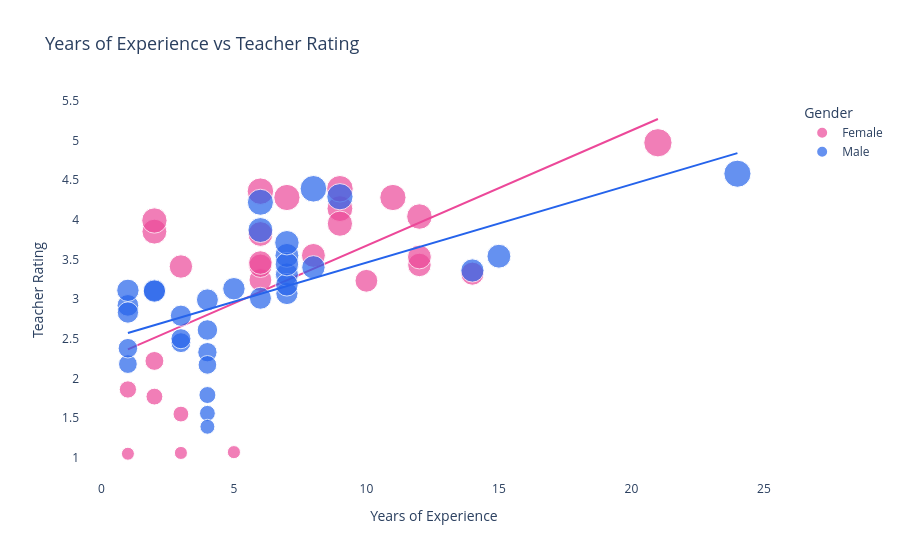

The cell this chart's notebook holds for it:
### Code cell
fig3=px.scatter(
    teachers,
    x="YearsOfExperience", 
    y="TeacherRating", 
    color="Gender", 
    size="TeacherRating", 
    hover_name="TeacherName", 
    trendline="ols", 
    title="Years of Experience vs Teacher Rating", 
    labels={"YearsOfExperience": "Years of Experience", 
           "TeacherRating": "Teacher Rating"}, 
    color_discrete_map={"Male": "#2563EB","Female": "#EC4899"}
)

fig3.update_layout(
    plot_bgcolor="white", 
    title_font_size=18
)

fig3.show()

### Figure 1 — Plotly figure (JSON) as saved in the notebook; plotly's stock layout.template omitted (floating-point values rounded to 4 significant figures)
{"data": [{"hovertemplate": "<b>%{hovertext}</b><br><br>Gender=Female<br>Years of Experience=%{x}<br>Teacher Rating=%{marker.size}<extra></extra>", "hovertext": ["Leonard Montgomery", "Jill Day", "Kristi Scott", "Angela Beard", "Alexander Tucker", "Carol Edwards", "Christopher Nelson", "Brian Carrillo", "Kari Pierce", "Tara Reynolds", "Adam Holmes", "Laurie Michael", "Timothy Bailey", "Brenda Mercer", "Wesley Garcia", "Yolanda Levine", "John Williams", "Emily Gutierrez", "Valerie Wiley", "Alexander Williams", "John Obrien", "Susan Johnson", "Shelby Patrick", "Alison Wilson", "Alexis Everett", "Noah Stewart", "Benjamin Gray"], "legendgroup": "Female", "marker": {"color": "#EC4899", "size": [3.24, 4.14, 4.39, 4.36, 2.22, 3.55, 3.85, 3.42, 4.28, 3.23, 3.99, 1.55, 1.06, 1.86, 4.04, 4.97, 1.05, 1.07, 3.46, 3.41, 1.77, 3.43, 4.28, 3.53, 3.95, 3.82, 3.32], "sizemode": "area", "sizeref": 0.01242, "symbol": "circle"}, "mode": "markers", "name": "Female", "orientation": "v", "showlegend": true, "type": "scatter", "x": [6, 9, 9, 6, 2, 8, 2, 6, 11, 10, 2, 3, 3, 1, 12, 21, 1, 5, 6, 3, 2, 12, 7, 12, 9, 6, 14], "xaxis": "x", "y": [3.24, 4.14, 4.39, 4.36, 2.22, 3.55, 3.85, 3.42, 4.28, 3.23, 3.99, 1.55, 1.06, 1.86, 4.04, 4.97, 1.05, 1.07, 3.46, 3.41, 1.77, 3.43, 4.28, 3.53, 3.95, 3.82, 3.32], "yaxis": "y"}, {"hovertemplate": "<b>OLS trendline</b><br>TeacherRating = 0.145224 * YearsOfExperience + 2.21992<br>R<sup>2</sup>=0.369439<br><br>Gender=Female<br>Years of Experience=%{x}<br>Teacher Rating=%{y} <b>(trend)</b><extra></extra>", "legendgroup": "Female", "marker": {"color": "#EC4899", "symbol": "circle"}, "mode": "lines", "name": "Female", "showlegend": false, "type": "scatter", "x": [1, 1, 2, 2, 2, 2, 3, 3, 3, 5, 6, 6, 6, 6, 6, 7, 8, 9, 9, 9, 10, 11, 12, 12, 12, 14, 21], "xaxis": "x", "y": [2.365, 2.365, 2.51, 2.51, 2.51, 2.51, 2.656, 2.656, 2.656, 2.946, 3.091, 3.091, 3.091, 3.091, 3.091, 3.236, 3.382, 3.527, 3.527, 3.527, 3.672, 3.817, 3.963, 3.963, 3.963, 4.253, 5.27], "yaxis": "y"}, {"hovertemplate": "<b>%{hovertext}</b><br><br>Gender=Male<br>Years of Experience=%{x}<br>Teacher Rating=%{marker.size}<extra></extra>", "hovertext": ["Amber Torres", "David Williams", "Rebecca Webb", "Steven Walker", "Frances Sanchez", "Susan Randolph", "John Armstrong", "David Carlson", "Brian Perez", "Tommy Haynes", "John Holmes", "Robert Mack", "Michael Kim", "Justin Pham", "Patrick Wilson", "David Webb", "David Aguirre", "James Holder", "Brandon Dawson", "Sharon Jackson", "Brenda Mclean", "Debra Escobar", "Jeffrey Clark", "Elizabeth Bishop", "Kimberly Miller", "Kevin Simpson", "Barbara Maynard", "Brent Walters", "Brad Griffin", "Theresa Gonzalez", "Aaron Kirby", "Brittany Scott", "Andrew Anderson"], "legendgroup": "Male", "marker": {"color": "#2563EB", "size": [1.56, 3.11, 3.36, 3.54, 2.18, 2.45, 3.07, 2.92, 2.33, 3.4, 2.5, 2.99, 4.22, 2.17, 2.83, 3.1, 3.01, 3.11, 2.79, 3.13, 1.39, 4.39, 2.38, 3.31, 4.58, 3.55, 2.61, 3.87, 1.79, 3.18, 4.29, 3.44, 3.71], "sizemode": "area", "sizeref": 0.01242, "symbol": "circle"}, "mode": "markers", "name": "Male", "orientation": "v", "showlegend": true, "type": "scatter", "x": [4, 2, 14, 15, 1, 3, 7, 1, 4, 8, 3, 4, 6, 4, 1, 2, 6, 1, 3, 5, 4, 8, 1, 7, 24, 7, 4, 6, 4, 7, 9, 7, 7], "xaxis": "x", "y": [1.56, 3.11, 3.36, 3.54, 2.18, 2.45, 3.07, 2.92, 2.33, 3.4, 2.5, 2.99, 4.22, 2.17, 2.83, 3.1, 3.01, 3.11, 2.79, 3.13, 1.39, 4.39, 2.38, 3.31, 4.58, 3.55, 2.61, 3.87, 1.79, 3.18, 4.29, 3.44, 3.71], "yaxis": "y"}, {"hovertemplate": "<b>OLS trendline</b><br>TeacherRating = 0.0985895 * YearsOfExperience + 2.47353<br>R<sup>2</sup>=0.356323<br><br>Gender=Male<br>Years of Experience=%{x}<br>Teacher Rating=%{y} <b>(trend)</b><extra></extra>", "legendgroup": "Male", "marker": {"color": "#2563EB", "symbol": "circle"}, "mode": "lines", "name": "Male", "showlegend": false, "type": "scatter", "x": [1, 1, 1, 1, 1, 2, 2, 3, 3, 3, 4, 4, 4, 4, 4, 4, 4, 5, 6, 6, 6, 7, 7, 7, 7, 7, 7, 8, 8, 9, 14, 15, 24], "xaxis": "x", "y": [2.572, 2.572, 2.572, 2.572, 2.572, 2.671, 2.671, 2.769, 2.769, 2.769, 2.868, 2.868, 2.868, 2.868, 2.868, 2.868, 2.868, 2.966, 3.065, 3.065, 3.065, 3.164, 3.164, 3.164, 3.164, 3.164, 3.164, 3.262, 3.262, 3.361, 3.854, 3.952, 4.84], "yaxis": "y"}], "layout": {"legend": {"itemsizing": "constant", "title": {"text": "Gender"}, "tracegroupgap": 0}, "plot_bgcolor": "white", "title": {"font": {"size": 18}, "text": "Years of Experience vs Teacher Rating"}, "xaxis": {"anchor": "y", "domain": [0, 1], "title": {"text": "Years of Experience"}}, "yaxis": {"anchor": "x", "domain": [0, 1], "title": {"text": "Teacher Rating"}}}}
